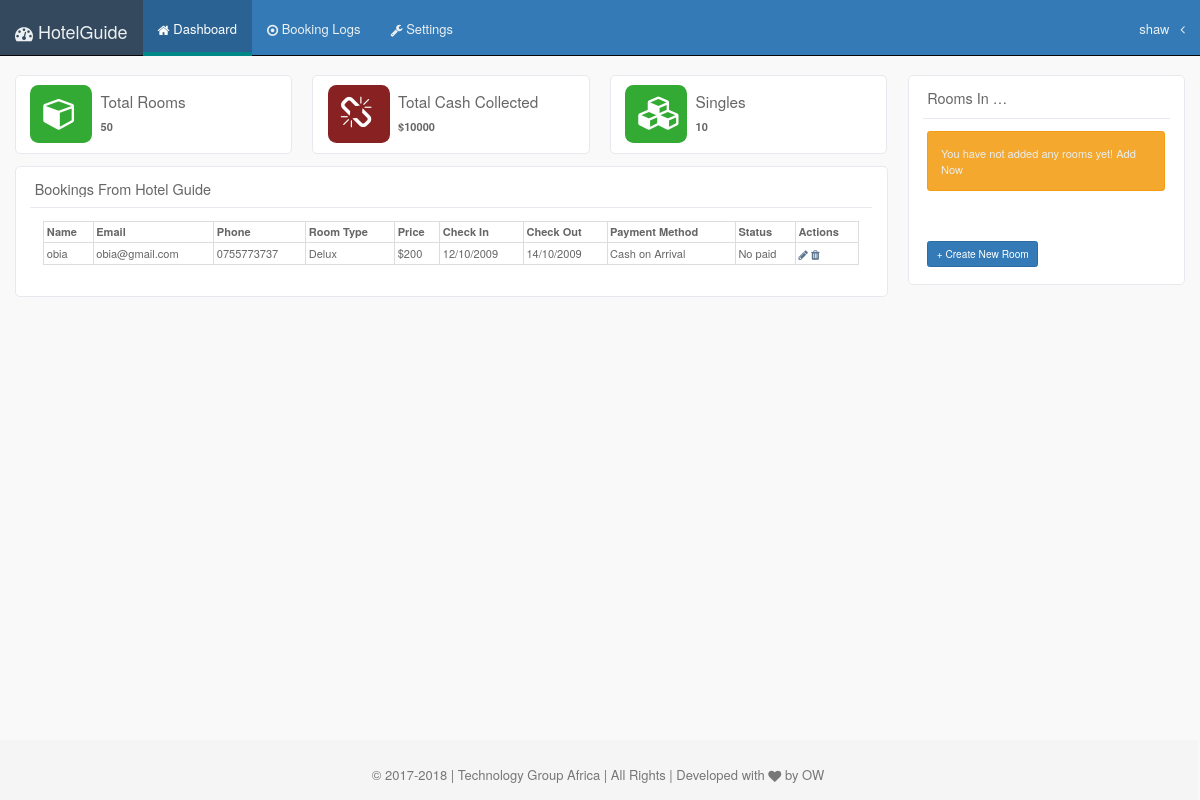
The app's page /dashboard (signed in), older data.
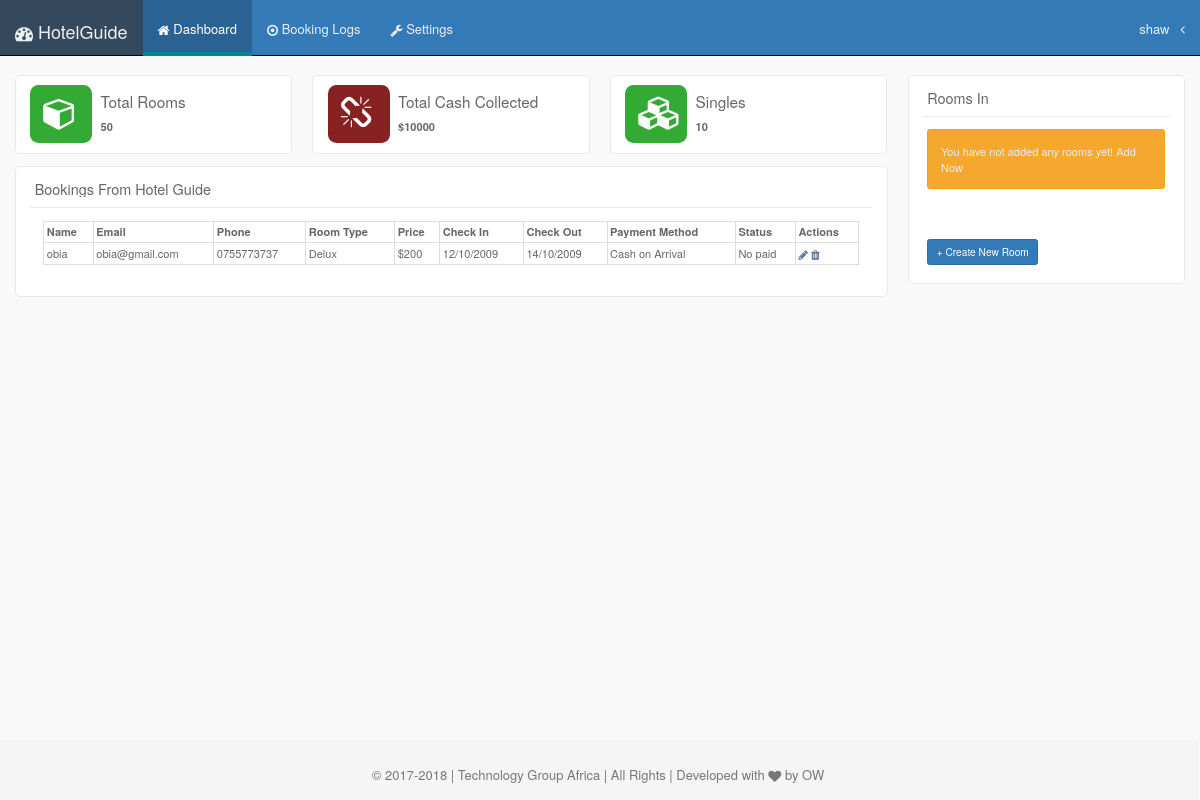
The same page, newer data.
### hotels/models.py (models this page shows, shortened)
class Hotel(models.Model):
    name = models.CharField("Hotel Name", max_length=100)
    owner = models.OneToOneField(settings.AUTH_USER_MODEL, on_delete=models.CASCADE)
    class Meta:
        verbose_name_plural = "Hotels"

### hotels/views.py (the view)
# urls.py: 2. Add a URL to urlpatterns:  path('', views.home, name='home')
@login_required(login_url="dashboard/login/")
def home(request):
    if request.user:
        rooms = Rooms.objects.filter(hotel__owner=request.user)
        hotel = Hotel.objects.filter(owner_id=request.user)
    context = {"rooms": rooms, "hotel": hotel}
    return render(request, 'dashboard.html', context)

### templates/dashboard.html (shortened to what this page needs)
{% extends "base.html" %}
{% load staticfiles %}
{% block content %}
    <div class="row">
      <div class="col-md-9 col-sm-4 col-xs-12">
             <div class="row">
                 <div class="col-md-4 col-sm-4 col-xs-12">
                   <div class="x_panel tile  overflow_hidden">
                       <div class="col-md-3" style="background-color:#3a3; padding:15px; border-radius:10px;color:#fff">
                           <i class="fa fa-cube fa-3x"></i>
                       </div>
                       <div class="col-md-9">
                           <h4>Total Rooms</h4>
                           <p><b>50</b></p>
                       </div>
                   </div>
                 </div>
                 <div class="col-md-4 col-sm-4 col-xs-12">
                   <div class="x_panel tile  overflow_hidden">
                       <div class="col-md-3" style="background-color:#822; padding:15px; border-radius:10px;color:#fff">
                           <i class="fa fa-chain-broken fa-3x"></i>
                       </div>
                       <div class="col-md-9">
                           <h4>Total Cash Collected</h4>
                           <p><b>$10000</b></p>
                       </div>
                   </div>
                 </div>
                 <div class="col-md-4 col-sm-4 col-xs-12">
                   <div class="x_panel tile  overflow_hinewbookdate.hotel_id = dden">
                       <div class="col-md-3" style="background-color:#3a3; padding:15px; border-radius:10px;color:#fff">
                           <i class="fa fa-cubes fa-3x"></i>
                       </div>
                       <div class="col-md-9">
                           <h4>Singles</h4>
                           <p><b>10</b></p>
                       </div>
                   </div>
                 </div>
            </div>
            <div class="x_panel tile  overflow_hidden">
              <div class="x_title">
                <h2>Bookings From Hotel Guide</h2>
                <div class="clearfix"></div>
              </div>
              <div class="x_content">
                  <div class="col-md-12">
                      <table class="table table-bordered table-hover">
       <tr>
        <thead>
            <th>Name</th>
            <th>Email</th>
            <th>Phone</th>
            <th>Room Type</th>
            <th>Price</th>
            <th>Check In</th>
            <th>Check Out</th>
            <th>Payment Method</th>
            <th>Status</th>
            <th>Actions</th>
        </thead>
       </tr>
       <tbody>
           <tr>
               <td>obia</td>
                <td>obia@gmail.com</td>
                <td>0755773737</td>
                <td>Delux</td>
                <td>$200</td>
                <td>12/10/2009</td>
                <td>14/10/2009</td>
                <td>Cash on Arrival</td>
                <td>No paid</td>
                <td>
                <a href="#"><i class="fa fa-pencil"></i></a>
                <a href=""><i class="fa fa-trash"></i></a>
                </td>
           </tr>
       </tbody>
    </table>
                  </div>
              </div>
            </div>
          </div>
        <div class="col-md-3 col-sm-4 col-xs-12">
             <div class="x_panel tile">
              <div class="x_title">
                <h2>Rooms In <span class="badge-info badge">{% if hotel %} {% for h in hotel%}{{h.name}}{% endfor %}{% endif %}</span></h2>
                <div class="clearfix"></div>
              </div>
              <div class="x_content">
                 {% if rooms %}
                  {% for room in rooms %}
                    <p>{{room.room_type}}- {{room.price}}<span class="badge badge-info pull-right">{{room.number_available}}</span></p>
                  {% endfor %}
                 {% else %}
                 <p class="alert alert-warning">You have not added any rooms yet! Add Now</p>
                  {% endif %}
                  <br><br>
                  <a href="{% url 'new_room' %}" class="btn btn-primary btn-sm">+ Create New Room</a>
              </div>
            </div>
    </div>
    </div>
{% endblock  %}

Row changes from the older to the newer data that the page shows:
removed Hotel: name "Serena Hotel Ka…"
